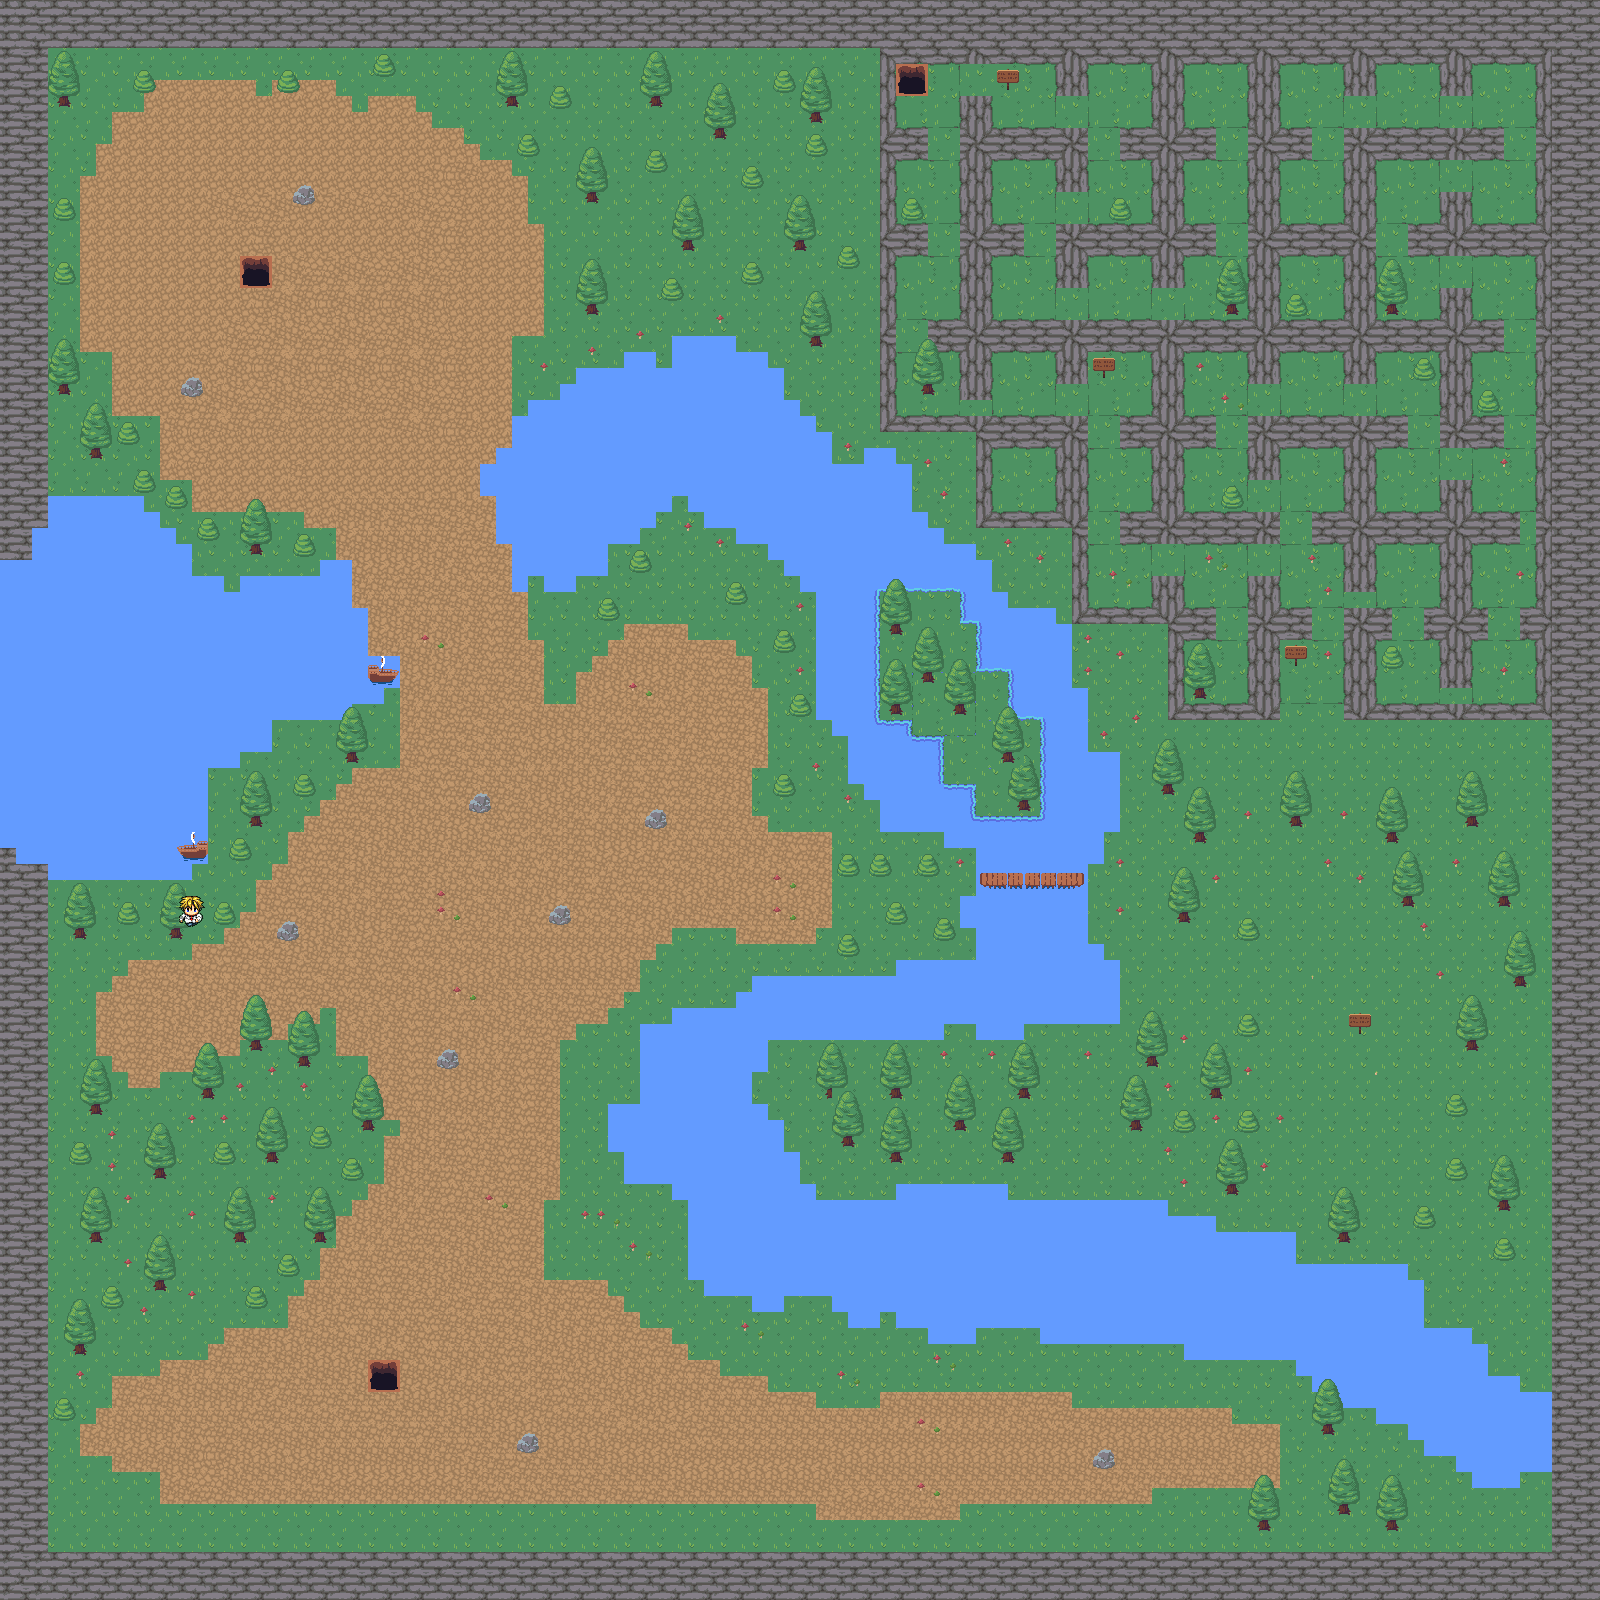

A 2D game scene composited from a Tiled map and its tileset images. What follows is a short description and the map's XML, with each tile layer's data collapsed to a summary:
An orthogonal 100x100 tile map with 16x16 px tiles, 7 tile layers (background, labyrinthe, murs, terre et eau, ...), 4 tilesets and 321 objects (297x collision, 5x texte, 3x  collision, 2x v, enter_dungeon, ...).

<map version="1.8" tiledversion="1.8.2" orientation="orthogonal" renderorder="right-down" width="100" height="100" tilewidth="16" tileheight="16" infinite="0" nextlayerid="11" nextobjectid="346">
 <tileset firstgid="1" source="nature.tsx" />
 <tileset firstgid="721" source="dungeon_asset.tsx" />
 <tileset firstgid="977" source="ile.tsx" />
 <tileset firstgid="1625" source="paul.tsx" />
 <layer id="1" name="background" width="100" height="100">
  <data>[10000 cells, 10000 non-empty, 4 distinct tile ids]</data>
 </layer>
 <layer id="8" name="labyrinthe" width="100" height="100">
  <data>[10000 cells, 1387 non-empty, 40 distinct tile ids]</data>
 </layer>
 <layer id="3" name="murs" width="100" height="100">
  <data>[10000 cells, 1164 non-empty, 4 distinct tile ids]</data>
 </layer>
 <layer id="4" name="terre et eau" width="100" height="100">
  <data>[10000 cells, 3961 non-empty, 20 distinct tile ids]</data>
 </layer>
 <layer id="6" name="ile" width="100" height="100">
  <data>[10000 cells, 149 non-empty, 40 distinct tile ids]</data>
 </layer>
 <layer id="7" name="deco de terre" width="100" height="100">
  <data>[10000 cells, 1133 non-empty, 28 distinct tile ids]</data>
 </layer>
 <layer id="10" name="entries  and boats" width="100" height="100">
  <data>[10000 cells, 24 non-empty, 16 distinct tile ids]</data>
 </layer>
 <objectgroup id="9" name="objects">
  <object id="5" x="802.852" y="334.584" width="26.737" height="14.8539" />
  <object id="8" type="collision" x="838.873" y="244.346" width="20.4241" height="25.6229" />
  <object id="9" type="collision" x="2.30645" y="2.30645" width="349.043" height="44.5914" />
  <object id="10" x="1584.97" y="6.12745" width="18.3824" height="2.04248" />
  <object id="11" type="collision" x="1174.49" y="912.332" width="17.1728" height="11.521" />
  <object id="12" type="collision" x="1188.09" y="831.61" width="22.8584" height="11.9734" />
  <object id="13" x="1184.28" y="862.088" height="0.544247" />
  <object id="14" x="352.187" y="1.8305" width="272.012" height="45.3963" />
  <object id="18" type="collision" x="625.779" y="1.77946" width="408.684" height="46.2661" />
  <object id="19" type="collision" x="880.242" y="48.0456" width="395.041" height="14.8289" />
  <object id="21" type="collision" x="1036.24" y="2.96577" width="331.574" height="43.3003" />
  <object id="22" type="collision" x="1367.82" y="2.37262" width="233.11" height="57.536" />
  <object id="23" type="collision" x="1275.28" y="46.8592" width="90.7527" height="17.7946" />
  <object id="24" type="collision" x="1438.4" y="61.095" width="32.6235" height="36.1825" />
  <object id="25" type="collision" x="1344.09" y="65.8402" width="33.2167" height="31.4372" />
  <object id="26" type="collision" x="1248.59" y="63.4676" width="30.2509" height="320.304" />
  <object id="27" type="collision" x="1280.62" y="128.121" width="32.0304" height="33.2167" />
  <object id="28" type="collision" x="1345.28" y="129.901" width="157.186" height="28.4714" />
  <object id="29" type="collision" x="1440.18" y="191.589" width="31.4372" height="64.0607" />
  <object id="30" type="collision" x="1408.15" y="224.213" width="32.0304" height="30.8441" />
  <object id="31" type="collision" x="1536.86" y="61.095" width="68.2128" height="546.296" />
  <object id="32" type="collision" x="1344.68" y="160.745" width="29.6577" height="226.585" />
  <object id="33" type="collision" x="1472.8" y="223.619" width="64.0607" height="33.2167" />
  <object id="34" type="collision" x="1151.31" y="64.0607" width="31.4372" height="220.061" />
  <object id="35" type="collision" x="1182.75" y="128.121" width="33.2167" height="30.2509" />
  <object id="36" type="collision" x="1120.47" y="130.494" width="30.8441" height="27.2851" />
  <object id="37" type="collision" x="960.318" y="96.6843" width="30.8441" height="300.73" />
  <object id="38" type="collision" x="993.535" y="128.715" width="94.9048" height="30.8441" />
  <object id="39" type="collision" x="1056.41" y="160.745" width="32.0304" height="30.2509" />
  <object id="40" type="collision" x="1281.21" y="224.806" width="62.2813" height="31.4372" />
  <object id="41" x="1057" y="225.992" width="94.3116" height="29.0646" />
  <object id="44" type="collision" x="1184.53" y="224.213" width="31.4372" height="30.8441" />
  <object id="45" type="collision" x="992.348" y="223.619" width="31.4372" height="31.4372" />
  <object id="46" type="collision" x="1057" y="256.243" width="29.6577" height="30.2509" />
  <object id="47" type="collision" x="881.428" y="64.6539" width="12.4563" height="365.977" />
  <object id="50" type="collision" x="897.444" y="126.342" width="30.2509" height="34.403" />
  <object id="51" type="collision" x="896.257" y="224.806" width="31.4372" height="31.4372" />
  <object id="52" type="collision" x="928.881" y="322.083" width="32.0304" height="29.6577" />
  <object id="53" type="collision" x="993.535" y="319.117" width="255.65" height="32.0304" />
  <object id="54" type="collision" x="1281.81" y="320.897" width="62.2813" height="31.4372" />
  <object id="55" type="collision" x="1056.41" y="352.927" width="31.4372" height="30.8441" />
  <object id="56" type="collision" x="1153.69" y="353.52" width="29.6577" height="188.623" />
  <object id="57" type="collision" x="1121.06" y="416.988" width="30.8441" height="31.4372" />
  <object id="58" type="collision" x="1184.53" y="416.988" width="29.6577" height="30.2509" />
  <object id="59" type="collision" x="1247.4" y="415.802" width="33.8098" height="63.4676" />
  <object id="60" type="collision" x="1282.99" y="417.581" width="126.342" height="31.4372" />
  <object id="61" type="collision" x="1375.53" y="319.117" width="129.901" height="29.6577" />
  <object id="62" type="collision" x="1441.37" y="289.46" width="29.6577" height="30.2509" />
  <object id="63" type="collision" x="1440.77" y="349.961" width="33.2167" height="99.0569" />
  <object id="64" type="collision" x="1475.18" y="415.802" width="27.8783" height="32.0304" />
  <object id="65" type="collision" x="1345.28" y="450.205" width="28.4714" height="142.357" />
  <object id="66" type="collision" x="1312.65" y="511.3" width="32.0304" height="32.0304" />
  <object id="67" type="collision" x="1375.53" y="511.3" width="64.0607" height="31.4372" />
  <object id="68" type="collision" x="1440.18" y="481.049" width="30.8441" height="206.418" />
  <object id="69" type="collision" x="1471.62" y="512.486" width="48.0456" height="32.0304" />
  <object id="70" type="collision" x="1425.35" y="609.17" width="14.8289" height="30.8441" />
  <object id="71" type="collision" x="1473.4" y="608.577" width="13.0494" height="32.6235" />
  <object id="72" type="collision" x="1521.44" y="609.763" width="78.2965" height="30.8441" />
  <object id="73" type="collision" x="1345.87" y="607.984" width="46.8592" height="31.4372" />
  <object id="74" type="collision" x="1537.17" y="643.218" width="62.9042" height="77.9658" />
  <object id="75" type="collision" x="1346.68" y="639.674" width="28.3512" height="77.9658" />
  <object id="76" type="collision" x="1376.81" y="705.236" width="158.59" height="13.2896" />
  <object id="77" type="collision" x="1121.64" y="513.866" width="31.0091" height="27.4652" />
  <object id="78" type="collision" x="1184.55" y="512.98" width="96.5713" height="30.1232" />
  </objectgroup>
</map>
<!-- 257 of 321 objects omitted -->
